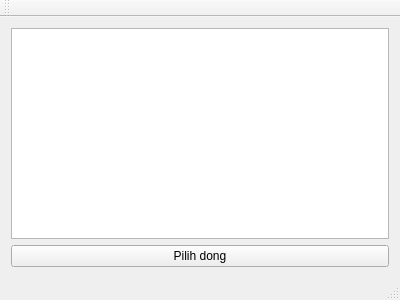
<?xml version="1.0" encoding="UTF-8"?>
<ui version="4.0">
 <class>MainWindow</class>
 <widget class="QMainWindow" name="MainWindow">
  <property name="geometry">
   <rect>
    <x>0</x>
    <y>0</y>
    <width>400</width>
    <height>300</height>
   </rect>
  </property>
  <property name="windowTitle">
   <string>MainWindow</string>
  </property>
  <widget class="QWidget" name="centralWidget">
   <layout class="QVBoxLayout" name="verticalLayout">
    <item>
     <widget class="QListWidget" name="listWidget"/>
    </item>
    <item>
     <widget class="QPushButton" name="pushButton">
      <property name="text">
       <string>Pilih dong</string>
      </property>
     </widget>
    </item>
   </layout>
  </widget>
  <widget class="QMenuBar" name="menuBar">
   <property name="geometry">
    <rect>
     <x>0</x>
     <y>0</y>
     <width>400</width>
     <height>25</height>
    </rect>
   </property>
  </widget>
  <widget class="QToolBar" name="mainToolBar">
   <attribute name="toolBarArea">
    <enum>TopToolBarArea</enum>
   </attribute>
   <attribute name="toolBarBreak">
    <bool>false</bool>
   </attribute>
  </widget>
  <widget class="QStatusBar" name="statusBar"/>
 </widget>
 <layoutdefault spacing="6" margin="11"/>
 <resources/>
 <connections/>
</ui>
